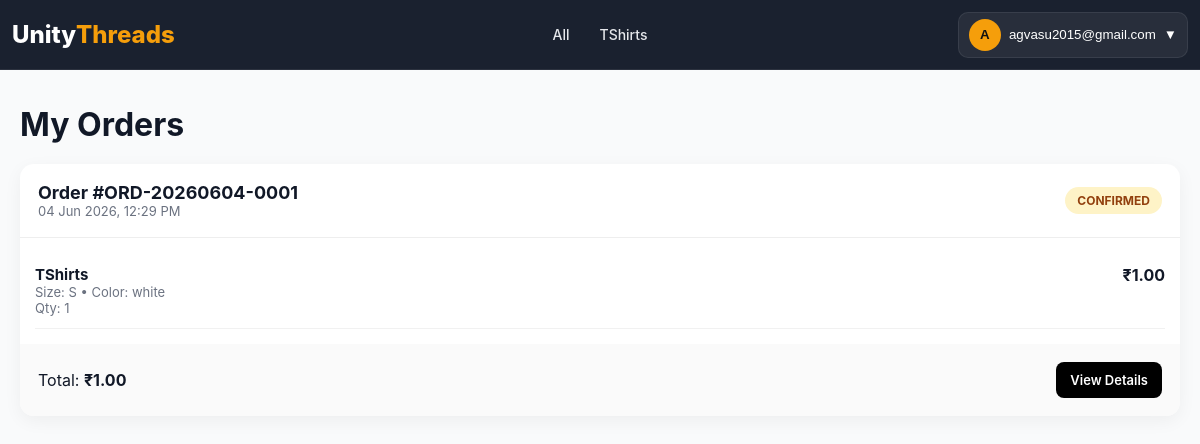
/orders/history/ (signed in), run on an earlier commit of the app's database.
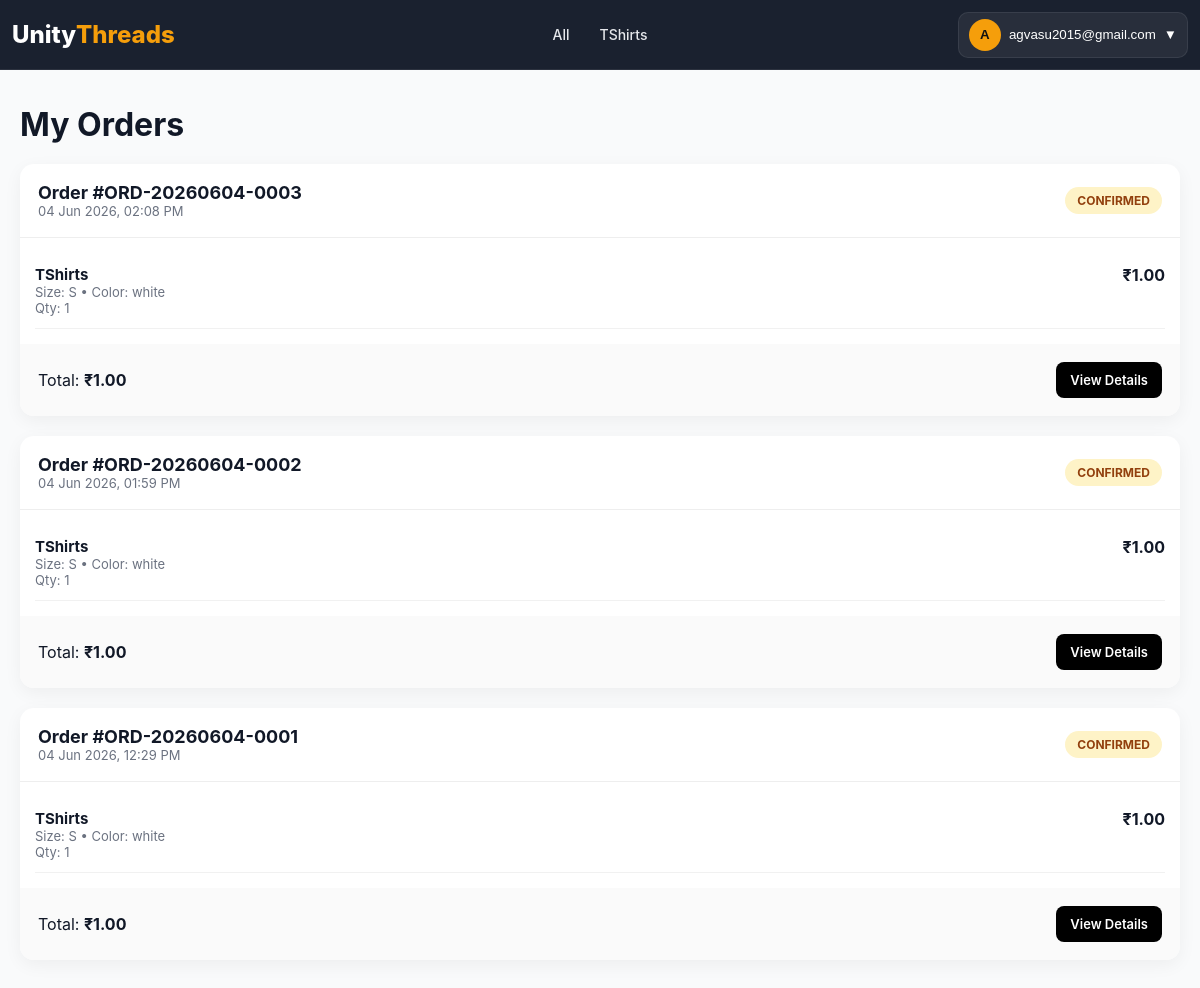
And on a later commit of the database.
### products/models.py (models this page shows, shortened)
class BaseModel(models.Model):
    created_at = models.DateTimeField(
        auto_now_add=True
    )
    updated_at = models.DateTimeField(
        auto_now=True
    )
    class Meta:
        abstract = True

class Category(BaseModel):
    name = models.CharField(
        max_length=100,
        unique=True
    )
    slug = models.SlugField(
        unique=True,
        blank=True
    )
    image = models.ImageField(
        upload_to='categories/',
        blank=True,
        null=True
    )
    is_active = models.BooleanField(default=True)
    class Meta:
        verbose_name_plural = "Categories"
        ordering = ['name']
        indexes = [
            models.Index(fields=['slug']),
            models.Index(fields=['is_active']),
        ]

### accounts/models.py (models this page shows, shortened)
class User(AbstractUser):
    username = None
    email = models.EmailField(
        unique=True
    )
    phone = models.CharField(
        max_length=10,
        unique=True
    )
    full_name = models.CharField(
        max_length=150
    )
    is_email_verified = models.BooleanField(
        default=False
    )
    USERNAME_FIELD = "email"
    REQUIRED_FIELDS = ["phone"]
    objects = UserManager()

### orders/models.py (models this page shows, shortened)
class Order(models.Model):
    user = models.ForeignKey(settings.AUTH_USER_MODEL, on_delete=models.CASCADE, related_name="orders")
    order_id = models.CharField(max_length=20, unique=True)
    payment_method = models.CharField(max_length=20, choices=PaymentMethod.choices, default=PaymentMethod.COD)
    payment_status = models.CharField(max_length=20, choices=PaymentStatus.choices, default=PaymentStatus.PENDING)
    status = models.CharField(max_length=30, choices=OrderStatus.choices, default=OrderStatus.PENDING)
    shipping_status = models.CharField(max_length=30, choices=ShippingStatus.choices, default=ShippingStatus.PENDING)
    subtotal = models.DecimalField(max_digits=10, decimal_places=2, default=Decimal("0.00"))
    shipping_charge = models.DecimalField(max_digits=10, decimal_places=2, default=Decimal("0.00"))
    discount = models.DecimalField(max_digits=10, decimal_places=2, default=Decimal("0.00"))
    total = models.DecimalField(max_digits=10, decimal_places=2, default=Decimal("0.00"))
    courier_partner = models.CharField(max_length=100, blank=True, null=True)
    tracking_number = models.CharField(max_length=100, blank=True, null=True)
    estimated_delivery = models.DateField(blank=True, null=True)
    shipped_at = models.DateTimeField(blank=True, null=True)
    delivered_at = models.DateTimeField(blank=True, null=True)
    created_at = models.DateTimeField(auto_now_add=True)
    updated_at = models.DateTimeField(auto_now=True)
    refund_status = models.CharField(
        max_length=20,
        choices=[
            ("NOT_REQUESTED", "Not Requested"),
            ("REQUESTED", "Requested"),
            ("APPROVED", "Approved"),
            ("COMPLETED", "Completed"),
            ("REJECTED", "Rejected"),
        ],
        default="NOT_REQUESTED"
    )
    refund_method = models.CharField(
        max_length=20,
        choices=[
            ("UPI", "UPI"),
            ("BANK", "Bank Transfer"),
            ("WALLET", "Wallet"),
            ("CASH", "Cash Adjustment"),
        ],
        blank=True,
        null=True
    )
    refund_reference = models.CharField(
        max_length=100,
        blank=True,
        null=True
    )
    refunded_at = models.DateTimeField(
        blank=True,
        null=True
    )
    from django.utils import timezone

class OrderItem(models.Model):
    order = models.ForeignKey(Order, on_delete=models.CASCADE, related_name="items")
    product_name = models.CharField(max_length=255)
    product_image = models.ImageField(upload_to="orders/products/", blank=True, null=True)
    variant_id = models.IntegerField()
    sku = models.CharField(
        max_length=100,
        blank=True,
        null=True
    )
    size = models.CharField(max_length=50)
    color = models.CharField(max_length=50)
    price = models.DecimalField(max_digits=10, decimal_places=2)
    quantity = models.PositiveIntegerField()
    @property
    def total_price(self):
        return (self.price or Decimal("0")) * (self.quantity or 0)

### orders/views.py (the view)
@login_required
def order_history(request):
    orders = Order.objects.filter(
        user=request.user
    ).prefetch_related(
        "items"
    ).order_by("-created_at")
    return render(request, "orders/history.html", {
        "orders": orders
    })

### home/context_processors.py (called while the page is built)
def global_data(request):
    return {
        "categories": Category.objects.all()
    }

### orders/templates/orders/history.html (shortened to what this page needs)
{% load static %}
<!DOCTYPE html>
<html lang="en">
<head>
    <link rel="stylesheet" href="{% static 'orders/css/history.css' %}">
</head>
<body>
{% include 'partials/navbar.html' %}
<main class="history-container">
    <section class="history-header">
        <h1>My Orders</h1>
    </section>
    {% for order in orders %}
    <article class="order-card">
        <div class="order-top">
            <div class="order-info">
                <h3 class="order-id">Order #{{ order.order_id }}</h3>
                <p class="order-date">
                    {{ order.created_at|date:"d M Y, h:i A" }}
                </p>
            </div>
            <div class="status
                {% if order.status == 'PAID' %}paid
                {% elif order.status == 'DELIVERED' %}delivered
                {% elif order.status == 'CANCELLED' %}cancelled
                {% elif order.status == 'SHIPPED' %}shipped
                {% else %}pending{% endif %}">
                {{ order.status }}
            </div>
        </div>
        <div class="order-items">
            {% for item in order.items.all %}
            <div class="item-row">
                <div class="item-info">
                    <h4>{{ item.product_name }}</h4>
                    <p>
                        Size: {{ item.size }} • Color: {{ item.color }}
                    </p>
                    <p>Qty: {{ item.quantity }}</p>
                </div>
                <div class="item-price">
                    ₹{{ item.total_price }}
                </div>
            </div>
            {% endfor %}
        </div>
        <div class="order-footer">
            <div class="total">
                Total:
                <strong>₹{{ order.total }}</strong>
            </div>
            <div class="actions">
                <a href="{% url 'order_detail' order.order_id %}"
                   class="btn primary">
                    View Details
                </a>
            </div>
        </div>
    </article>
    {% endfor %}
</main>
</body>
</html>

### home/templates/partials/navbar.html (shortened to what this page needs)
{% load static %}
<link rel="stylesheet" href="{% static 'home/css/navbar.css' %}">
<header class="header" id="header">
    <a href="/" class="logo">
        Unity<span>Threads</span>
    </a>
      <nav class="nav" id="nav">
    <a href="{% url 'product_list' %}">All</a>
    {% for category in categories %}
        <a href="{% url 'product_list' %}?category={{ category.slug }}">
            {{ category.name }}
        </a>
    {% endfor %}
</nav>
    <div class="nav-actions">
        {% if request.user.is_authenticated %}
        <div class="account-dropdown" id="accountWrapper">
            <button class="account-btn" id="accountBtn" type="button">
                <span class="account-avatar">
                    {{ request.user.full_name|default:request.user.email|first|upper }}
                </span>
                <span class="account-name">
                    {{ request.user.full_name|default:request.user.email }}
                </span>
                <span class="dropdown-icon">▼</span>
            </button>
        </div>
        {% endif %}
    </div>
</header>

### orders/static/orders/css/history.css (style rules this page uses)
* { margin: 0; padding: 0; box-sizing: border-box; }
body { font-family: Arial, sans-serif; background: #f5f7fb; color: #111827; padding-top: 75px; }
.history-container { max-width: 1200px; margin: auto; padding: 30px 20px; }
.history-header h1 { font-size: 32px; font-weight: 700; margin-bottom: 20px; }
.order-card { background: #fff; border-radius: 14px; margin-bottom: 20px; overflow: hidden; box-shadow: 0 5px 18px rgba(0,0,0,0.05); }
.order-top { display: flex; justify-content: space-between; align-items: center; padding: 18px; border-bottom: 1px solid #eee; }
.order-id { font-size: 18px; font-weight: 700; }
.order-date { font-size: 13px; color: #6b7280; }
.status { padding: 6px 12px; border-radius: 20px; font-size: 12px; font-weight: 700; text-transform: uppercase; }
.pending { background: #fef3c7; color: #92400e; }
.order-items { padding: 15px; }
.item-row { display: flex; justify-content: space-between; padding: 12px 0; border-bottom: 1px solid #f1f1f1; }
.item-info h4 { font-size: 15px; }
.item-info p { font-size: 13px; color: #6b7280; }
.item-price { font-weight: 700; }
.order-footer { display: flex; justify-content: space-between; align-items: center; padding: 18px; background: #fafafa; }
.total { font-size: 16px; }
.actions { display: flex; gap: 10px; }
.btn { padding: 10px 14px; border-radius: 8px; text-decoration: none; font-size: 13px; font-weight: 600; cursor: pointer; border: none; }
.primary { background: #000; color: #fff; }

### home/static/home/css/navbar.css (style rules this page uses)
* { margin: 0; padding: 0; box-sizing: border-box; }
body { font-family: Inter, Arial, sans-serif; background: #f9fafb; color: #111827; }
html { scroll-behavior: smooth; }
.header { z-index: 10000; position: fixed; top: 0; left: 0; width: 100%; height: 70px; display: flex; align-items: center; background: rgba(17, 24, 39, 0.96); backdrop-filter: blur(14px); border-bottom: 1px solid rgba(255, 255, 255, 0.08); z-index: 999999; }
.logo { font-size: 24px; font-weight: 800; color: #fff; text-decoration: none; display: flex; align-items: center; padding-left: 12px; }
.logo span { color: #f59e0b; }
.nav { position: absolute; left: 50%; transform: translateX(-50%); display: flex; align-items: center; gap: 10px; }
.nav a { color: #e5e7eb; text-decoration: none; font-size: 14px; font-weight: 500; padding: 6px 10px; border-radius: 8px; transition: 0.2s ease; white-space: nowrap; }
.nav-actions { margin-left: auto; display: flex; align-items: center; gap: 10px; padding-right: 12px; }
.account-btn { display: flex; align-items: center; gap: 8px; position: relative; padding: 6px 10px; background: rgba(255, 255, 255, 0.06); border: 1px solid rgba(255, 255, 255, 0.08); border-radius: 10px; color: #fff; cursor: pointer; }
.account-avatar { width: 32px; height: 32px; display: flex; align-items: center; justify-content: center; border-radius: 50%; background: #f59e0b; font-weight: 700; color: #111; }

What changed in the data, as far as the page shows it:
added Order: order_id "ORD-20260604-0003", created_at "04 Jun 2026, 02:08 PM", status "CONFIRMED", total "1.00"
added OrderItem: product_name "TShirts", size "S", color "white", quantity "1", total_price "1.00", shown under "ORD-20260604-0003"
added Order: order_id "ORD-20260604-0002", created_at "04 Jun 2026, 01:59 PM", status "CONFIRMED", total "1.00"
added OrderItem: product_name "TShirts", size "S", color "white", quantity "1", total_price "1.00", shown under "ORD-20260604-0002"
